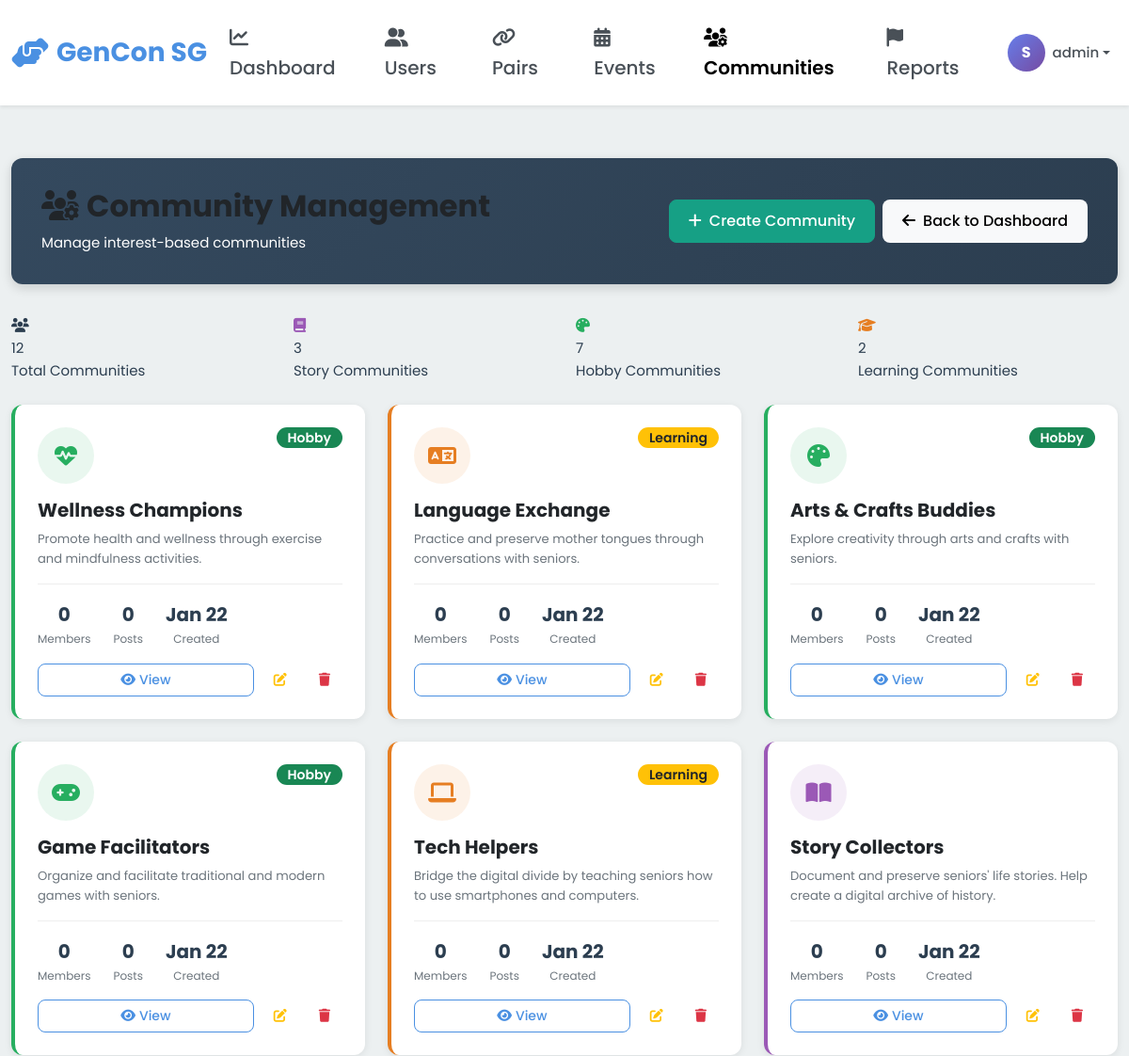
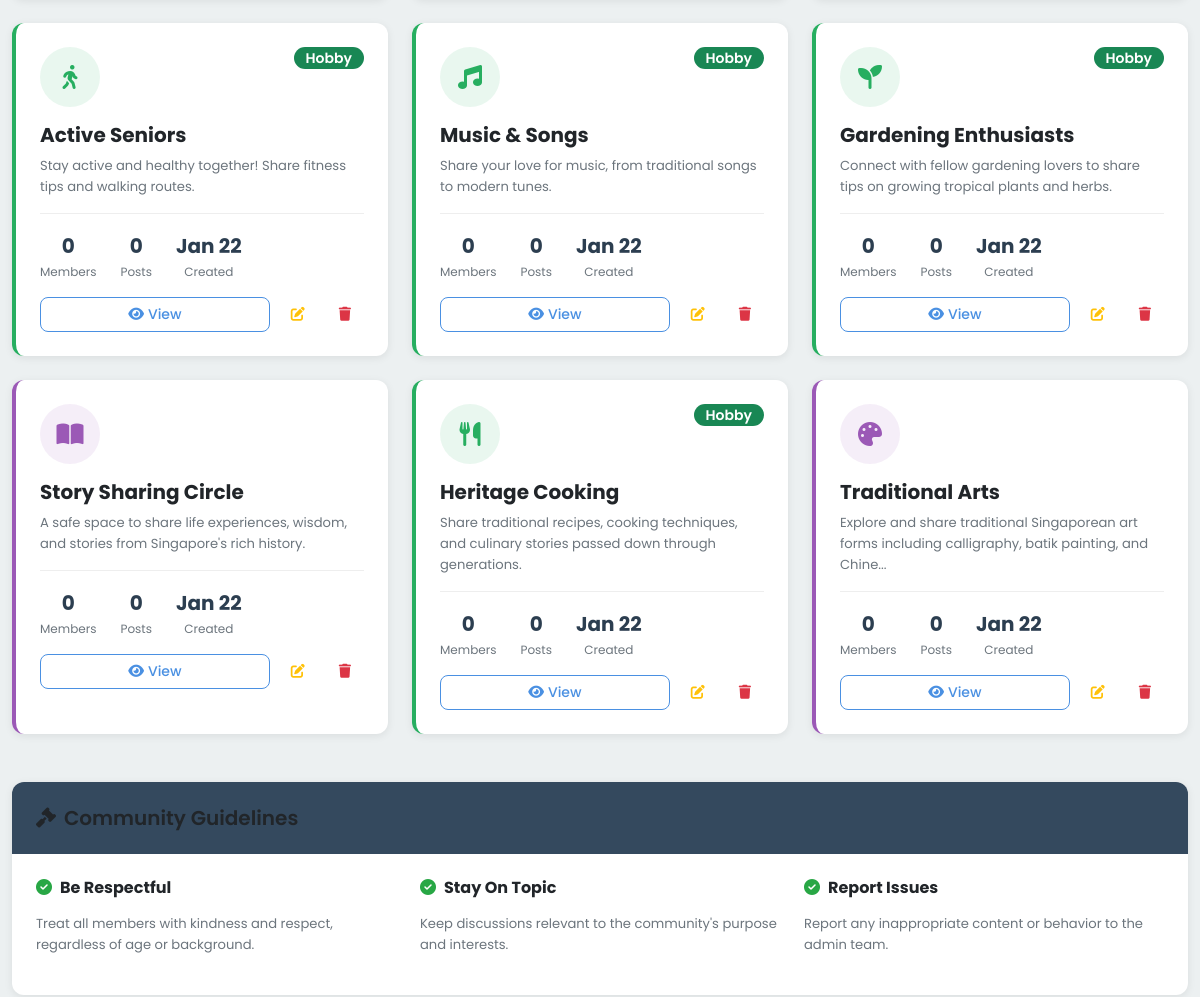
The app's page /admin/communities (signed in, upper part), older data (2 pictures, top to bottom).
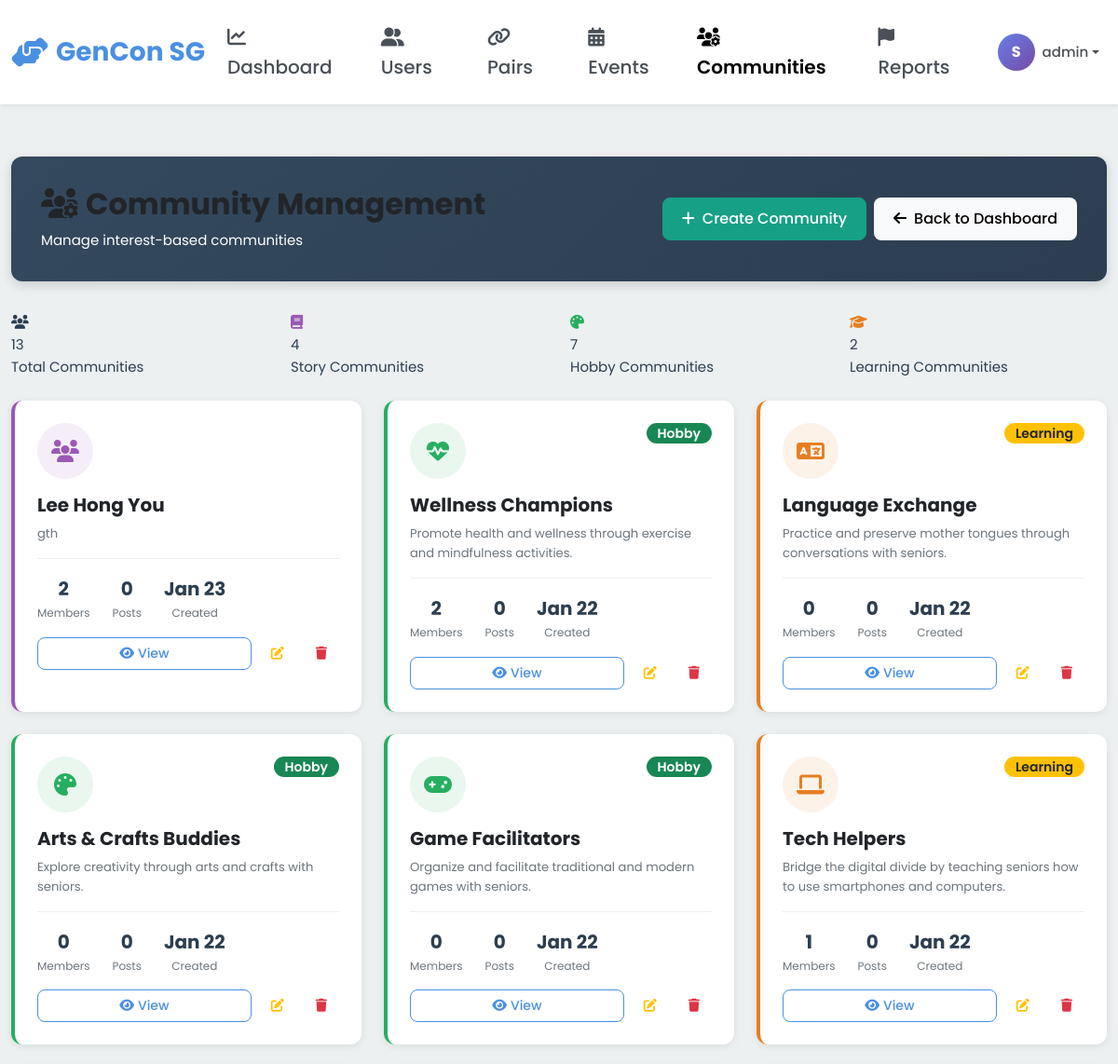
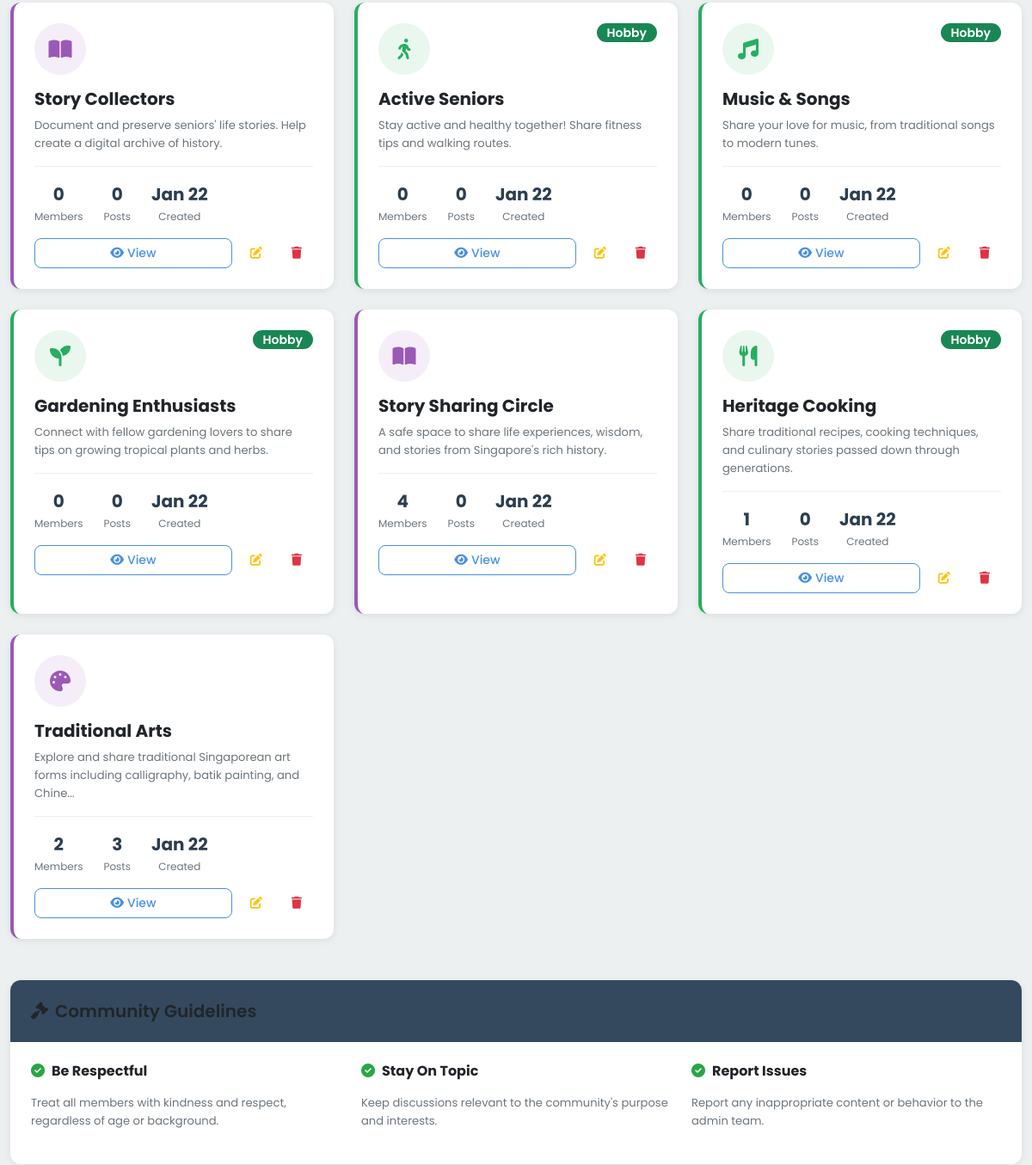
The same page, newer data (2 pictures, top to bottom).
### models.py (models this page shows, shortened)
class Community(db.Model):
    __tablename__ = 'communities'
    id = db.Column(db.Integer, primary_key=True)
    name = db.Column(db.String(100), nullable=False, unique=True)
    type = db.Column(db.String(20), nullable=False)  # Story, Hobby, Learning
    description = db.Column(db.Text)
    rules = db.Column(db.Text)
    icon = db.Column(db.String(50), default='fas fa-users')
    banner_class = db.Column(db.String(50), default='default')
    tags = db.Column(db.String(255))  # Comma separated tags
    photo_url = db.Column(db.String(255))
    member_count = db.Column(db.Integer, default=0)
    created_by = db.Column(db.Integer, db.ForeignKey('users.id'), nullable=False)
    created_at = db.Column(db.DateTime, default=datetime.utcnow, nullable=False)
    creator = db.relationship('User')
    members = db.relationship('CommunityMember', back_populates='community',
                             lazy='dynamic', cascade='all, delete-orphan')
    posts = db.relationship('CommunityPost', back_populates='community',
                           lazy='dynamic', cascade='all, delete-orphan')

### blueprints/admin.py (the view)
@admin_bp.route('/communities')
@admin_required
def communities():
    all_communities = Community.query.order_by(Community.created_at.desc()).all()
    return render_template('admin/communities.html', communities=all_communities)

### app.py (called while the page is built)
@app.context_processor
def inject_user():
    user_streak = 0
    if 'user_id' in session:
        from models import Streak
        streak = Streak.query.filter_by(user_id=session['user_id']).first()
        if streak:
            user_streak = streak.current_streak
    return dict(session=session, user_streak=user_streak)

@app.after_request
def add_security_headers(response):
    csp = (
        "default-src 'self'; "
        "script-src 'self' 'unsafe-inline' 'unsafe-eval' blob: https://cdn.jsdelivr.net https://cdnjs.cloudflare.com; "
        "style-src 'self' 'unsafe-inline' https://cdn.jsdelivr.net https://cdnjs.cloudflare.com https://fonts.googleapis.com; "
        "font-src 'self' https://cdnjs.cloudflare.com https://fonts.gstatic.com; "
        "img-src 'self' data: blob: https:; "
        "connect-src 'self' ws: wss: https://cdn.jsdelivr.net https://cdnjs.cloudflare.com; "
        "worker-src 'self' blob:;"
    )
    response.headers['Content-Security-Policy'] = csp
    return response

### templates/admin/communities.html (shortened to what the changed rows need)
{% extends "base.html" %}
{% block extra_css %}
<link rel="stylesheet" href="{{ url_for('static', filename='css/admin.css') }}">
{% endblock %}
{% block content %}
<div class="container-fluid py-4">
    <div class="admin-header">
        <div class="d-flex justify-content-between align-items-center">
            <div>
                <h1><i class="fas fa-users-cog me-2"></i>Community Management</h1>
            </div>
        </div>
    </div>
    <div class="row mb-4">
        <div class="col-md-3">
            <div class="stat-card" style="border-left-color: #3498DB;">
                <div class="stat-icon"><i class="fas fa-users"></i></div>
                <div class="stat-value">{{ communities|length }}</div>
                <div class="stat-label">Total Communities</div>
            </div>
        </div>
        <div class="col-md-3">
            <div class="stat-card" style="border-left-color: #9B59B6;">
                <div class="stat-icon" style="color: #9B59B6;"><i class="fas fa-book"></i></div>
                <div class="stat-value">{{ communities|selectattr('type', 'equalto', 'Story')|list|length }}</div>
                <div class="stat-label">Story Communities</div>
            </div>
        </div>
    </div>
    {% if communities %}
    <div class="row">
        {% for community in communities %}
        <div class="col-lg-4 col-md-6 mb-4">
            <div class="community-card {{ community.type|lower }}">
                <div class="d-flex justify-content-between align-items-start">
                    <div class="community-icon {{ community.type|lower }}">
                        <i class="{{ community.icon }}"></i>
                    </div>
                    <span class="badge {% if community.type == 'Story' %}bg-purple{% elif community.type == 'Hobby' %}bg-success{% else %}bg-warning text-dark{% endif %}">
                        {{ community.type }}
                    </span>
                </div>
                <h5 class="fw-bold mb-2">{{ community.name }}</h5>
                <p class="text-muted small mb-3">
                    {{ community.description[:100] if community.description else 'No description available' }}{% if community.description and community.description|length > 100 %}...{% endif %}
                </p>
                <div class="community-stats">
                    <div class="community-stat">
                        <div class="value">{{ community.member_count }}</div>
                        <div class="label">Members</div>
                    </div>
                    <div class="community-stat">
                        <div class="value">{{ community.posts.count() }}</div>
                        <div class="label">Posts</div>
                    </div>
                    <div class="community-stat">
                        <div class="value">{{ community.created_at.strftime('%b %d') }}</div>
                        <div class="label">Created</div>
                    </div>
                </div>
                <div class="d-flex gap-2 mt-3">
                    <a href="{{ url_for('admin.manage_community', community_id=community.id) }}" class="btn btn-sm btn-outline-primary flex-grow-1">
                        <i class="fas fa-eye me-1"></i>View
                    </a>
                    <button class="btn btn-sm btn-outline-warning" onclick="alert('Edit coming soon')">
                        <i class="fas fa-edit"></i>
                    </button>
                    <form action="{{ url_for('admin.delete_community', community_id=community.id) }}" method="POST" onsubmit="return confirm('Delete this community?');" class="d-inline">
                        <button type="submit" class="btn btn-sm btn-outline-danger">
                            <i class="fas fa-trash"></i>
                        </button>
                    </form>
                </div>
            </div>
        </div>
        {% endfor %}
    </div>
    {% endif %}
</div>
{% endblock %}

Row changes from the older to the newer data that the page shows:
added Community: name "Lee Hong You", description "gth", member_count "2", posts.count "0", created_at "Jan 23", type "Story" (drawn)
changed Community "Wellness Champions": member_count "0" → "2"
changed Community "Tech Helpers": member_count "0" → "1"
changed Community "Story Sharing Circle": member_count "0" → "4"
changed Community "Heritage Cooking": member_count "0" → "1"
changed Community "Traditional Arts": member_count "0" → "2"; posts.count "0" → "3"
Text that changed along with them:
{{ communities|length }}: "12" → "13"
{{ communities|selectattr('type', 'equalto', 'Story')|list|length }}: "3" → "4"
